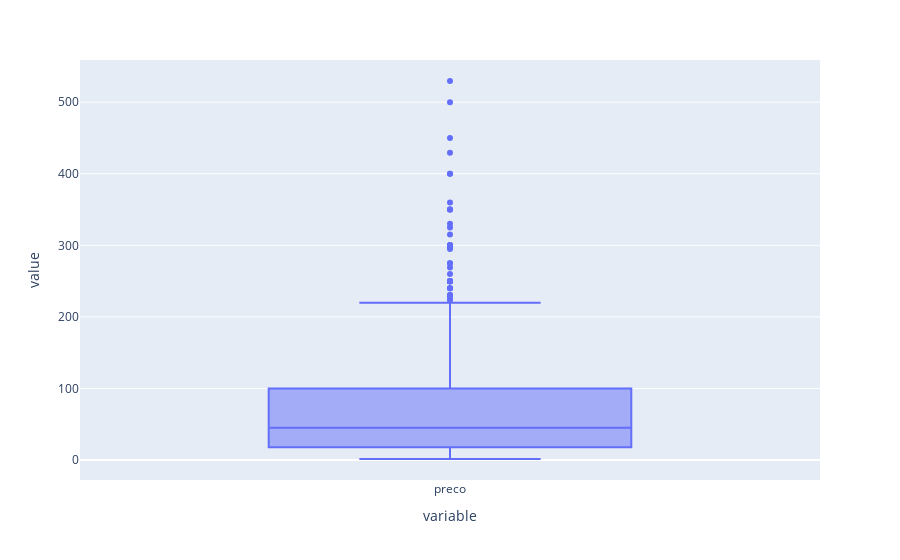

Notebook code for this chart:
### Markdown cell above
## Tratamento de Outlier

Ao realizar análise dos outlier da base, verificamos que apesar de fora do desvio padrão, estes dados não deveriam ser descartados, uma vez que representam o valor real do item.

### Code cell
px.box(dados.preco)

### Figure 1 — Plotly figure (JSON) as saved in the notebook; plotly's stock layout.template omitted (floating-point values rounded to 4 significant figures; data arrays with more than 128 entries replaced by an {"elided": "..."} marker saying what was removed)
{"data": [{"alignmentgroup": "True", "hovertemplate": "variable=%{x}<br>value=%{y}<extra></extra>", "legendgroup": "", "marker": {"color": "#636efa"}, "name": "", "notched": false, "offsetgroup": "", "orientation": "v", "showlegend": false, "type": "box", "x": {"elided": "597 str values"}, "x0": " ", "xaxis": "x", "y": {"elided": "597 float values"}, "y0": " ", "yaxis": "y"}], "layout": {"boxmode": "group", "legend": {"tracegroupgap": 0}, "margin": {"t": 60}, "xaxis": {"anchor": "y", "domain": [0, 1], "title": {"text": "variable"}}, "yaxis": {"anchor": "x", "domain": [0, 1], "title": {"text": "value"}}}}
